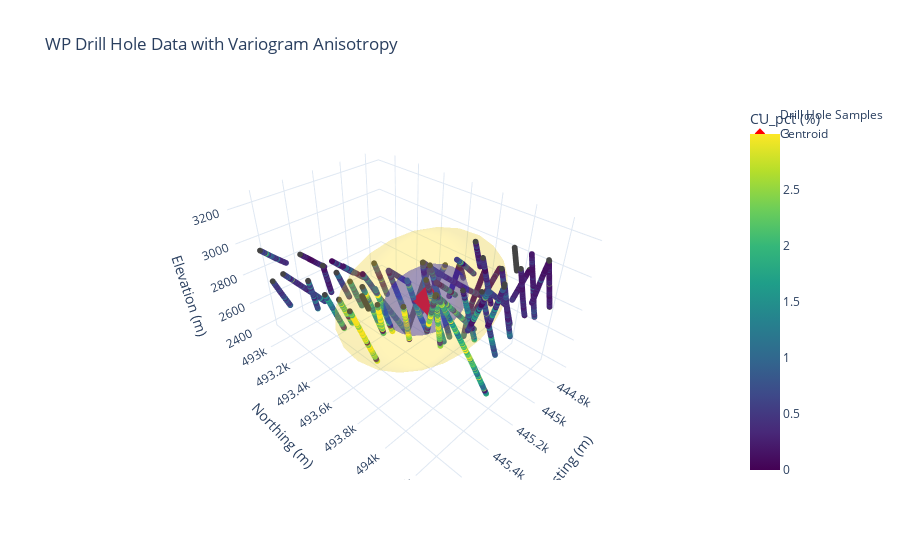

The code cell stored with this chart in its notebook:
### Code cell
# Generate surface mesh points for visualization
vx, vy, vz = var_ellipsoid.surface_points(center=center, n_points=25)
sx, sy, sz = search_ellipsoid.surface_points(center=center, n_points=25)

# Create 3D figure
fig = go.Figure()

# Add sample points colored by CU_pct
fig.add_trace(
    go.Scatter3d(
        x=points_df["x"],
        y=points_df["y"],
        z=points_df["z"],
        mode="markers",
        marker=dict(
            size=2,
            color=points_df["CU_pct"],
            colorscale="Viridis",
            colorbar=dict(title="CU_pct (%)", x=1.02),
            cmin=0,
            cmax=3,  # Cap at 3% for better color distribution
        ),
        name="Drill Hole Samples",
        hovertemplate="X: %{x:.1f}<br>Y: %{y:.1f}<br>Z: %{z:.1f}<br>CU: %{marker.color:.2f}%<extra></extra>",
    )
)

# Add variogram ellipsoid as semi-transparent mesh
fig.add_trace(
    go.Mesh3d(
        x=vx,
        y=vy,
        z=vz,
        alphahull=0,
        opacity=0.3,
        color="blue",
        name=f"Variogram Ellipsoid ({var_ellipsoid.ranges.major:.0f}m)",
    )
)

# Add search ellipsoid as semi-transparent mesh
fig.add_trace(
    go.Mesh3d(
        x=sx,
        y=sy,
        z=sz,
        alphahull=0,
        opacity=0.15,
        color="gold",
        name=f"Search Ellipsoid (2×, {search_ellipsoid.ranges.major:.0f}m)",
    )
)

# Add centroid marker
fig.add_trace(
    go.Scatter3d(
        x=[center[0]],
        y=[center[1]],
        z=[center[2]],
        mode="markers",
        marker=dict(size=8, color="red", symbol="diamond"),
        name="Centroid",
    )
)

fig.update_layout(
    title="WP Drill Hole Data with Variogram Anisotropy",
    scene=dict(
        xaxis_title="Easting (m)",
        yaxis_title="Northing (m)",
        zaxis_title="Elevation (m)",
        aspectmode="data",
    ),
    template="plotly_white",
    showlegend=True,
)

fig.show()

### Figure 1 — Plotly figure (JSON) as saved in the notebook; plotly's stock layout.template omitted (floating-point values rounded to 4 significant figures; data arrays with more than 128 entries replaced by an {"elided": "..."} marker saying what was removed)
{"data": [{"hovertemplate": "X: %{x:.1f}<br>Y: %{y:.1f}<br>Z: %{z:.1f}<br>CU: %{marker.color:.2f}%<extra></extra>", "marker": {"cmax": 3, "cmin": 0, "color": {"elided": "8332 float values"}, "colorbar": {"title": {"text": "CU_pct (%)"}, "x": 1.02}, "colorscale": [[0.0, "#440154"], [0.1111, "#482878"], [0.2222, "#3e4989"], [0.3333, "#31688e"], [0.4444, "#26828e"], [0.5556, "#1f9e89"], [0.6667, "#35b779"], [0.7778, "#6ece58"], [0.8889, "#b5de2b"], [1.0, "#fde725"]], "size": 2}, "mode": "markers", "name": "Drill Hole Samples", "type": "scatter3d", "x": {"elided": "8332 float values"}, "y": {"elided": "8332 float values"}, "z": {"elided": "8332 float values"}}, {"alphahull": 0, "color": "blue", "name": "Variogram Ellipsoid (250m)", "opacity": 0.3, "type": "mesh3d", "x": {"elided": "625 float values"}, "y": {"elided": "625 float values"}, "z": {"elided": "625 float values"}}, {"alphahull": 0, "color": "gold", "name": "Search Ellipsoid (2×, 500m)", "opacity": 0.15, "type": "mesh3d", "x": {"elided": "625 float values"}, "y": {"elided": "625 float values"}, "z": {"elided": "625 float values"}}, {"marker": {"color": "red", "size": 8, "symbol": "diamond"}, "mode": "markers", "name": "Centroid", "type": "scatter3d", "x": [445200.0], "y": [493800.0], "z": [2830.0]}], "layout": {"scene": {"aspectmode": "data", "xaxis": {"title": {"text": "Easting (m)"}}, "yaxis": {"title": {"text": "Northing (m)"}}, "zaxis": {"title": {"text": "Elevation (m)"}}}, "showlegend": true, "title": {"text": "WP Drill Hole Data with Variogram Anisotropy"}}}
